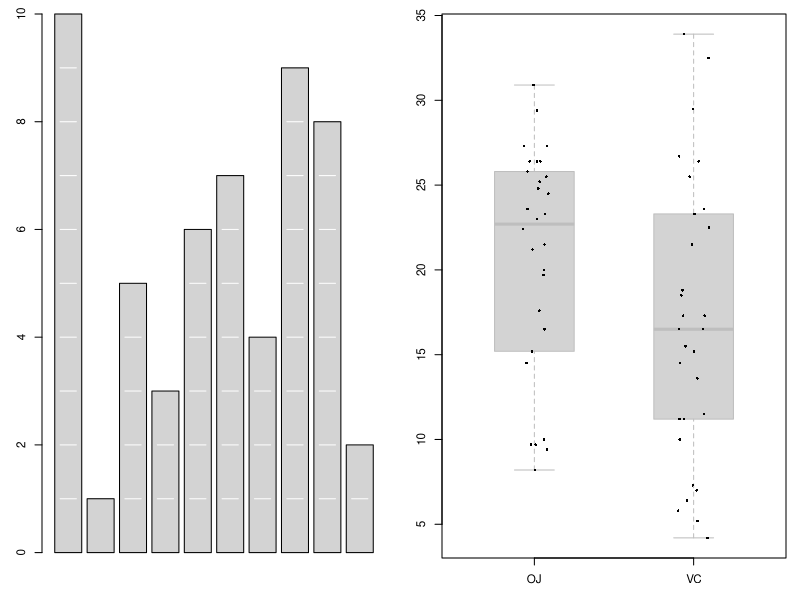

Write the R code that produced this figure.
par(mfrow=c(1, 2), mar=c(3, 3, 1, 1), cex=0.7)
y <- sample(1:10)
midpts <- barplot(y, col=" light gray")
width <- diff(midpts[1:2])/4
left <- rep(midpts, y - 1) - width
right <- rep(midpts, y - 1) + width
heights <- unlist(apply(matrix(y, ncol=10), 
                        2, seq))[-cumsum(y)]
segments(left, heights, right, heights,
         col="white")

with(ToothGrowth, 
     {
       boxplot(len ~ supp, border="gray", 
               col="light gray", boxwex=0.5)
       points(jitter(rep(1:2, each=30), 0.5), 
              unlist(split(len, supp)),
              cex=0.5, pch=16)
     })




